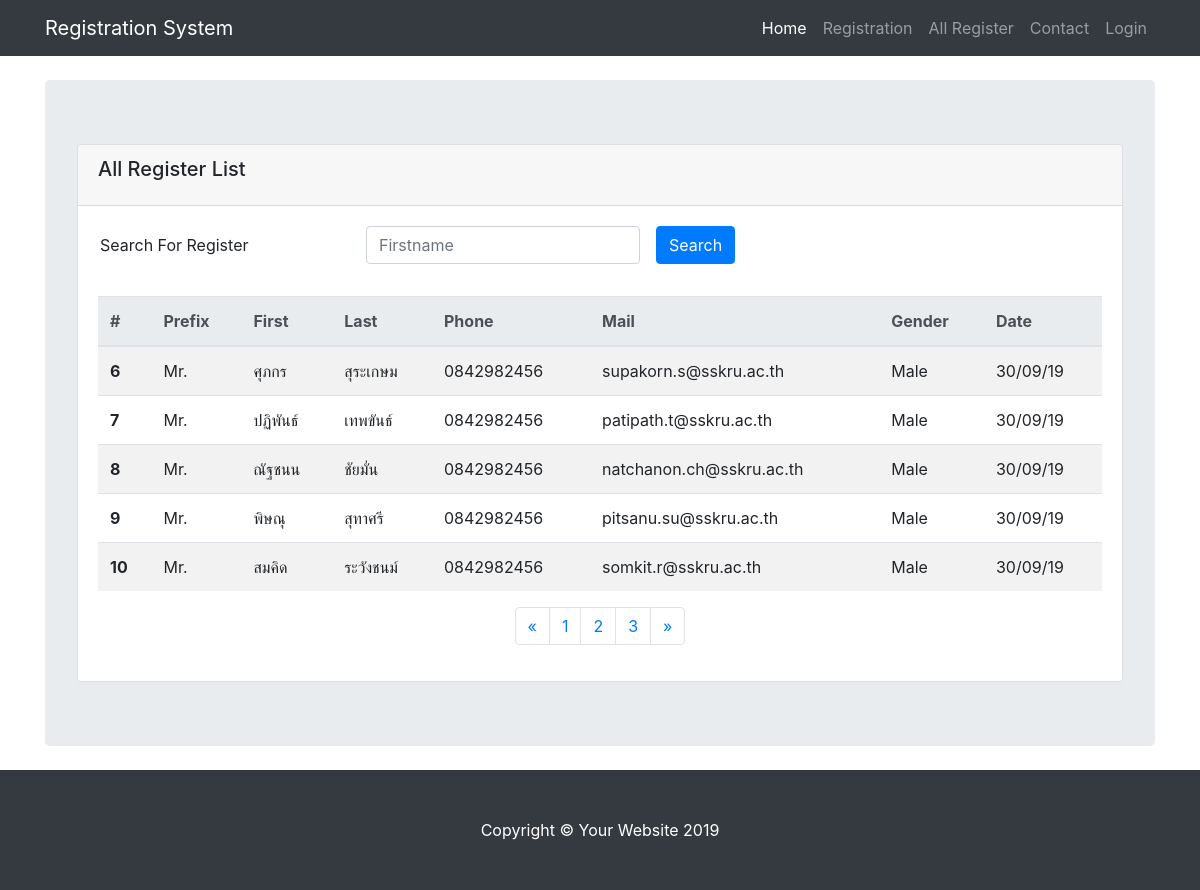
Screenshot of /index.php?q=show&page=2 with the database file from the repository.
### tables this page shows
CREATE TABLE `regis` (
  `id` int(11) unsigned NOT NULL AUTO_INCREMENT,
  `gender` int(1) NOT NULL,
  `prefix` int(1) NOT NULL,
  `name` varchar(255) NOT NULL DEFAULT '',
  `lname` varchar(255) NOT NULL DEFAULT '',
  `email` varchar(255) NOT NULL,
  `phone` varchar(255) NOT NULL DEFAULT '',
  `date_regis` varchar(255) NOT NULL DEFAULT '',
  PRIMARY KEY (`id`)
);

### sites/pagination.php (called while the page is built, shortened)
<?php
if (isset($_GET['page'])) {
    $page = $_GET['page'];
}else {
    $page = 1;
}
$no_of_records_per_page = 5;
$offset = ($page-1) * $no_of_records_per_page;
?>

### sites/show.php (the view, shortened to what this page needs)
<?php
require_once('function.php');
$mysqli = connectdb();
$table_name = 'regis';
include('pagination.php');
$keyword = '';
if ($keyword == '') {
	$q = "SELECT *
		  FROM  $table_name
		  ORDER BY id ASC
		  LIMIT $offset, $no_of_records_per_page";
}else {
	$q = "SELECT *
  		  FROM  $table_name
  		  WHERE name LIKE '%$keyword%'
		  ORDER BY id ASC
		  LIMIT $offset, $no_of_records_per_page";
}
$result = $mysqli->query($q);
$count = ($page > 1) ? $offset + 1 : 1 ;
?>
<header class="jumbotron my-4">
	<div class="card">
		<div class="card-header">
			<h5 class="card-title">All Register List</h5>
		</div>
		<div class="card-body">
			<form class="form-inline" id="search">
				<div class="form-group mb-2">
					<input type="text" readonly class="form-control-plaintext" id="staticEmail2" value="Search For Register">
				</div>
				<div class="form-group mx-sm-3 mb-2">
					<input type="text" class="form-control" name="keys" id="firstname" placeholder="Firstname" value="<?=$keyword?>">
				</div>
				<button type="button" class="btn btn-primary mb-2" onClick='submitSearch()'>Search</button>
			</form>
			<br />
			<table class="table table-striped">
				<thead class="thead-light">
					<tr>
						<th scope="col">#</th>
						<th scope="col">Prefix</th>
						<th scope="col">First</th>
						<th scope="col">Last</th>
						<th scope="col">Phone</th>
						<th scope="col">Mail</th>
						<th scope="col">Gender</th>
						<th scope="col">Date</th>
					</tr>
				</thead>
				<tbody>
					<?php while ($row = $result->fetch_object()) { ?>
						<?php
						if ($row->gender == '0') {
							$row->gender = 'Male';
						}else {
							$row->gender = 'Female';
						}
						if ($row->prefix == 0) {
							$row->prefix = 'Mr.';
						} elseif ($row->prefix == 1) {
							$row->prefix = 'Miss';
						} else {
							$row->prefix = 'Mrs.';
						}
						?>
						<tr>
							<th scope="row"><?=$count?></th>
							<td><?=$row->prefix?></td>
							<td><?=$row->name?></td>
							<td><?=$row->lname?></td>
							<td><?=$row->phone?></td>
							<td><?=$row->email?></td>
							<td><?=$row->gender?></td>
							<td><?=date("d/m/y", $row->date_regis)?></td>
						</tr>
						<?php $count += 1; ?>
					<?php } ?>
				</tbody>
			</table>
			<?php include('pagination_footer.php'); ?>
		</div>
	</div>
</header>

### css/heroic-features.css (style rules this page uses)
body { padding-top: 56px; }

### rows the page displays
regis: prefix "Mr.", name "ศุภกร", lname "สุระเกษม", phone "0842982456", email "supakorn.s@sskru.ac.th", gender "Male", date_regis "30/09/19"
regis: prefix "Mr.", name "ปฏิพันธ์", lname "เทพขันธ์", phone "0842982456", email "patipath.t@sskru.ac.th", gender "Male", date_regis "30/09/19"
regis: prefix "Mr.", name "ณัฐชนน", lname "ชัยมั่น", phone "0842982456", email "natchanon.ch@sskru.ac.th", gender "Male", date_regis "30/09/19"
regis: prefix "Mr.", name "พิษณุ", lname "สุทาศรี", phone "0842982456", email "pitsanu.su@sskru.ac.th", gender "Male", date_regis "30/09/19"
regis: prefix "Mr.", name "สมคิด", lname "ระวังชนม์", phone "0842982456", email "somkit.r@sskru.ac.th", gender "Male", date_regis "30/09/19"
